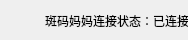
<?xml version="1.0" encoding="UTF-8"?>
<ui version="4.0">
 <class>ConnectConditionItem</class>
 <widget class="QWidget" name="ConnectConditionItem">
  <property name="geometry">
   <rect>
    <x>0</x>
    <y>0</y>
    <width>188</width>
    <height>40</height>
   </rect>
  </property>
  <property name="windowTitle">
   <string>Form</string>
  </property>
  <widget class="QLabel" name="label">
   <property name="geometry">
    <rect>
     <x>45</x>
     <y>10</y>
     <width>161</width>
     <height>22</height>
    </rect>
   </property>
   <property name="text">
    <string>斑码妈妈连接状态：已连接</string>
   </property>
  </widget>
  <widget class="QGraphicsView" name="graphicsView">
   <property name="geometry">
    <rect>
     <x>5</x>
     <y>5</y>
     <width>30</width>
     <height>30</height>
    </rect>
   </property>
   <property name="sizePolicy">
    <sizepolicy hsizetype="Fixed" vsizetype="Fixed">
     <horstretch>0</horstretch>
     <verstretch>0</verstretch>
    </sizepolicy>
   </property>
   <property name="minimumSize">
    <size>
     <width>30</width>
     <height>30</height>
    </size>
   </property>
   <property name="maximumSize">
    <size>
     <width>30</width>
     <height>30</height>
    </size>
   </property>
   <property name="styleSheet">
    <string notr="true">background-color: rgba(255, 255, 255, 0);</string>
   </property>
   <property name="frameShape">
    <enum>QFrame::NoFrame</enum>
   </property>
  </widget>
 </widget>
 <resources/>
 <connections/>
</ui>
